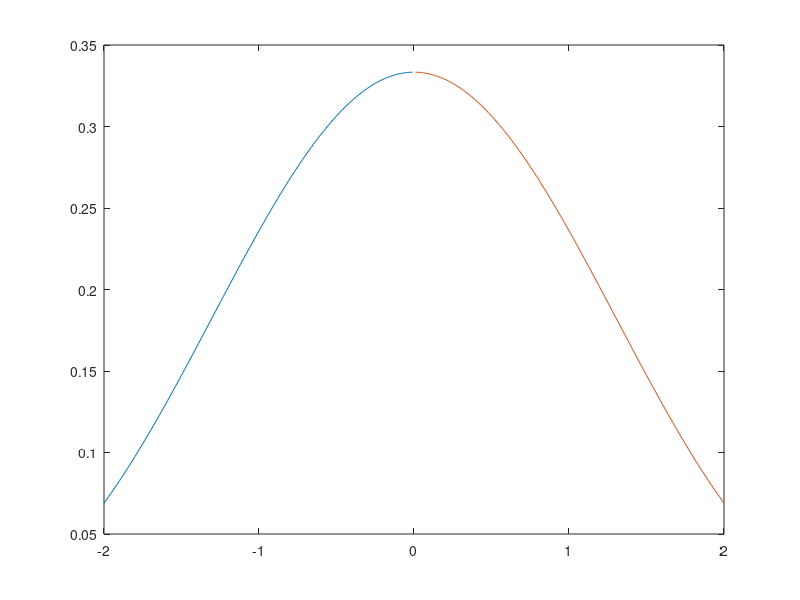

Write MATLAB code to recreate this figure.
% Instructions for Exercise 1, Chapter 6: 
% plots and determination of limits,
% example (sin x)^2/(3x^2)

x1 = -2:0.01:-0.01;  % x-values to the left of x = 0
x2 = 0.01:0.01:2;  % x-values to the rigt of x = 0
y1 = (sin(x1).^2)./(3*x1.^2);  % y-values to the left of x = 0
y2 = (sin(x2).^2)./(3*x2.^2);  % y-values to the right of x = 0
plot(x1,y1,x2,y2)